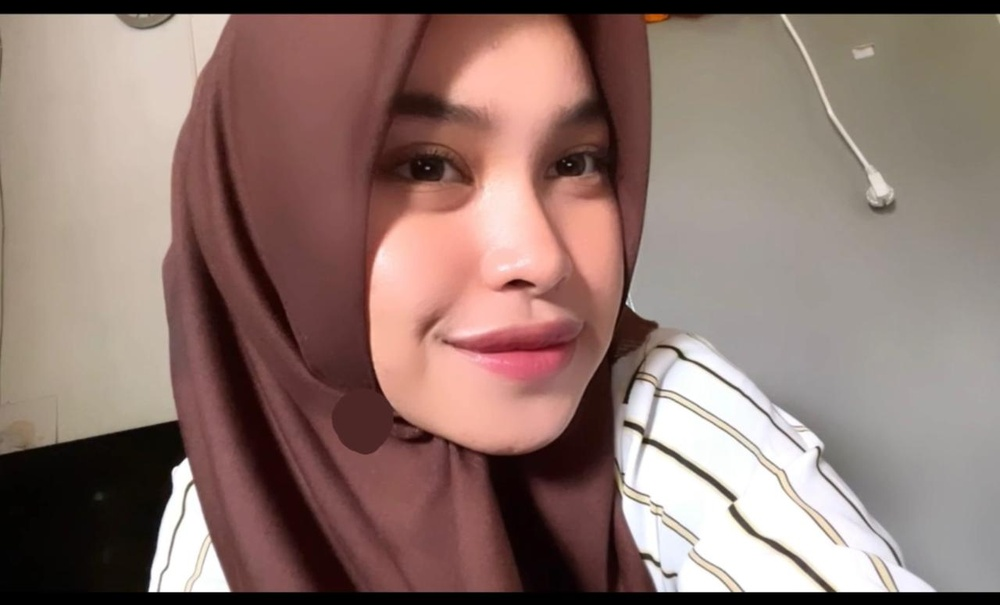
%> input picture UAS PCD dosen raisa/raisa.jpg, 1000 x 605 px, shrunk from 1280 x 775 before the run
$ octave RGB.m   (GNU Octave 9; MATLAB toolbox functions it lacks are replaced by stand-ins)
%> lines starting %> are read from the running program, lines starting %| are printed output that depends on the picture
clear
clc
close all

img = imread('raisa.jpg');
%> img is the input picture: size 605x1000x3 uint8; mean R, G, B 143.1, 118.4, 111.8
R = img(:,:,1);
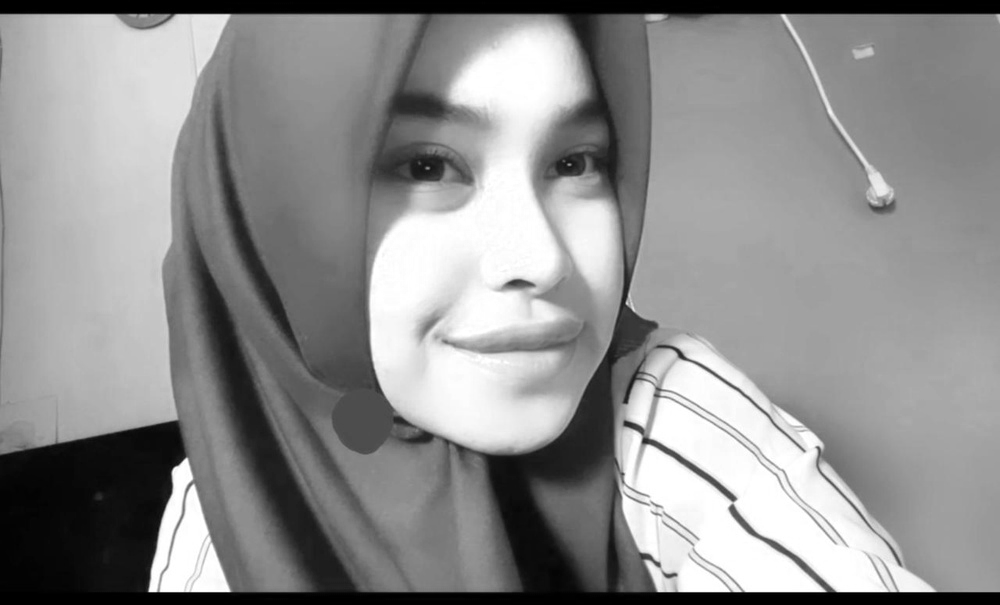
%> R: size 605x1000 uint8; min 0, max 255, mean 143.1
G = img(:,:,2);
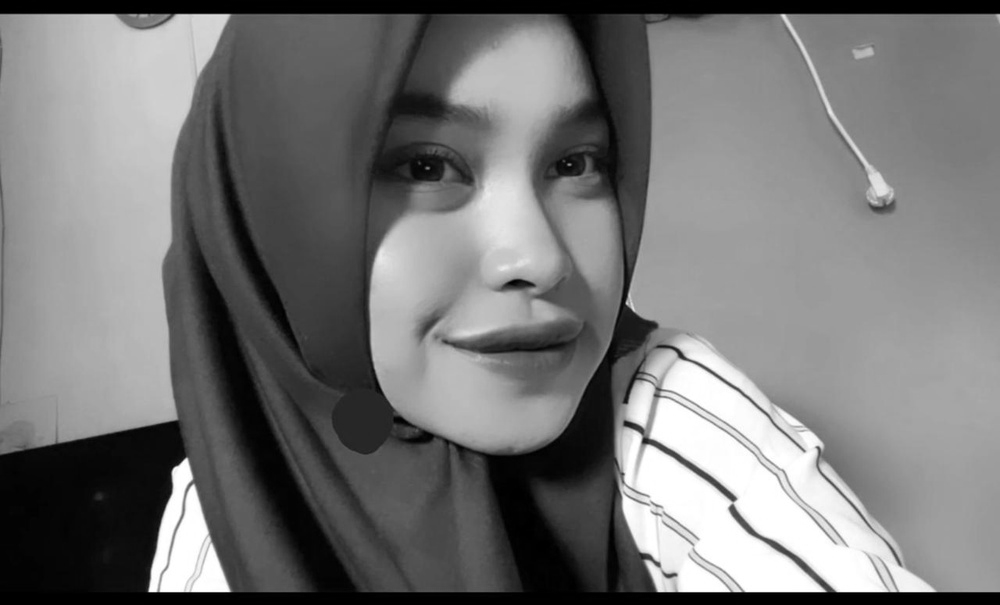
%> G: size 605x1000 uint8; min 0, max 255, mean 118.4
B = img(:,:,3);
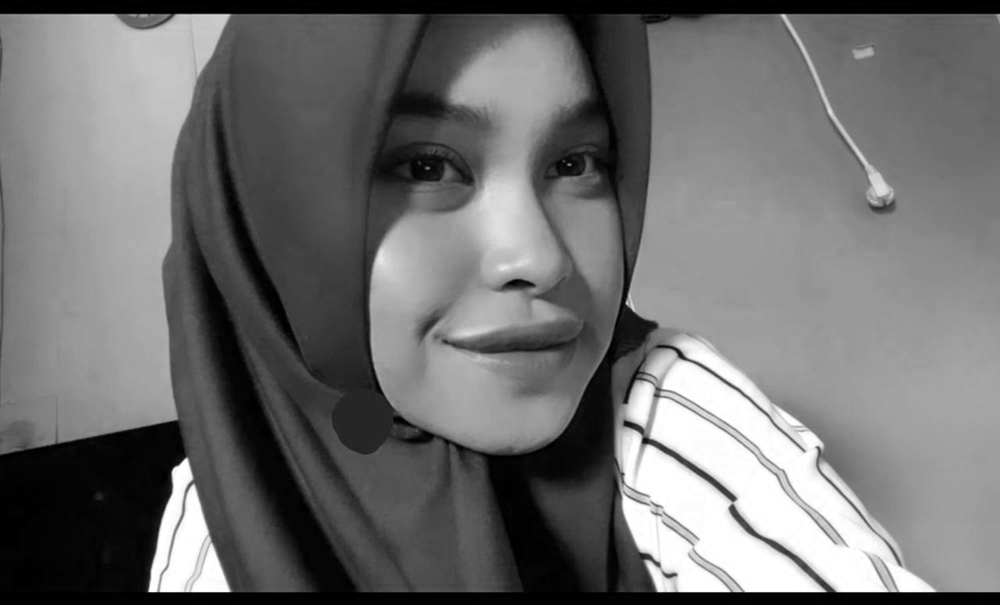
%> B: size 605x1000 uint8; min 0, max 255, mean 111.8

red = cat(3,R,G.*0,B.*0);
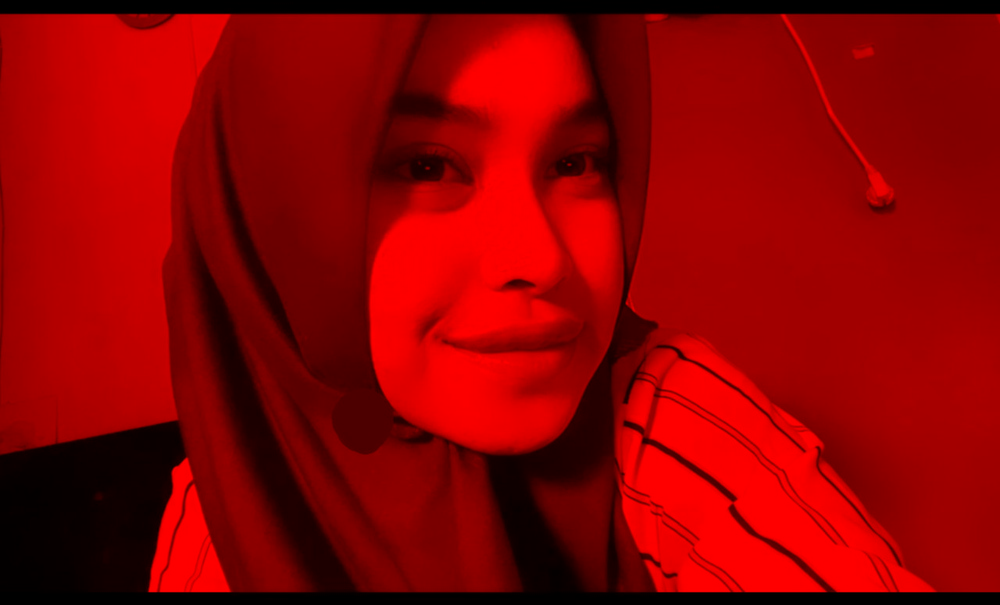
%> red: size 605x1000x3 uint8; mean R, G, B 143.1, 0, 0
green = cat(3,R.*0,G,B.*0);
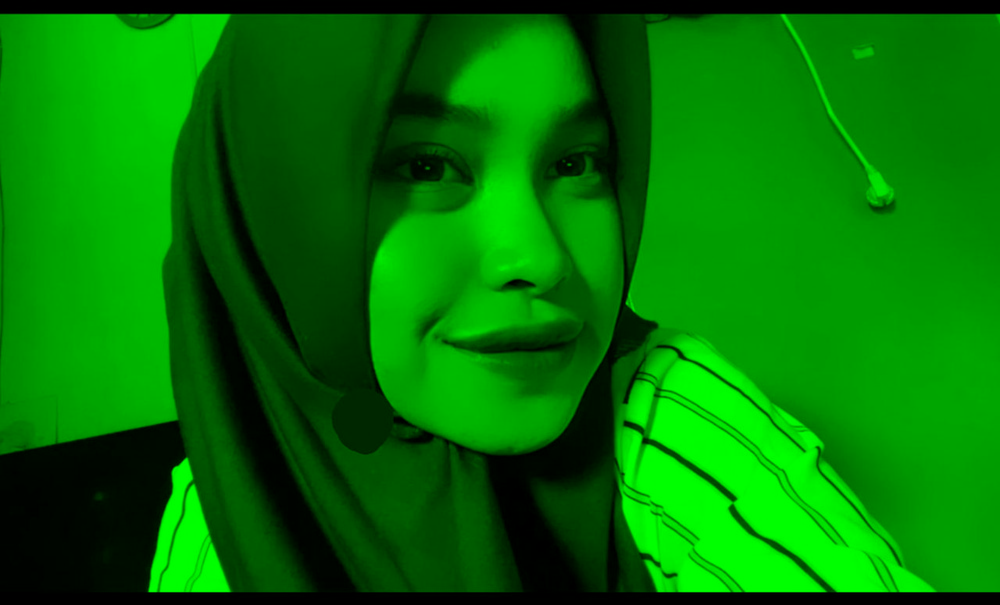
%> green: size 605x1000x3 uint8; mean R, G, B 0, 118.4, 0
blue = cat(3,R.*0,G.*0,B);
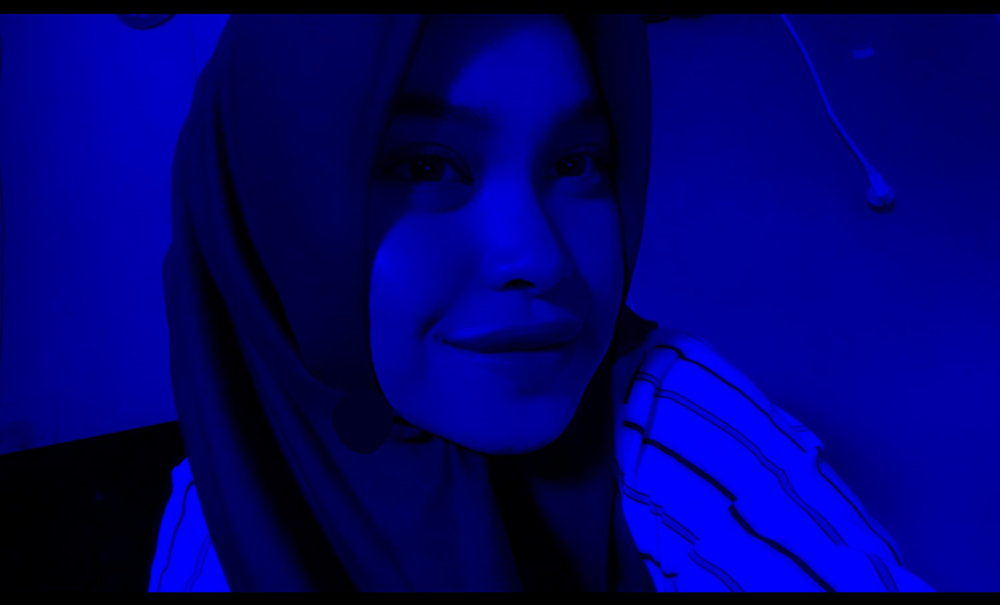
%> blue: size 605x1000x3 uint8; mean R, G, B 0, 0, 111.8

figure,imshow(red);
figure,imshow(green);
figure,imshow(blue);

$ run again, with UAS PCD dosen raisa/raissa2.jpg copied over UAS PCD dosen raisa/raisa.jpg
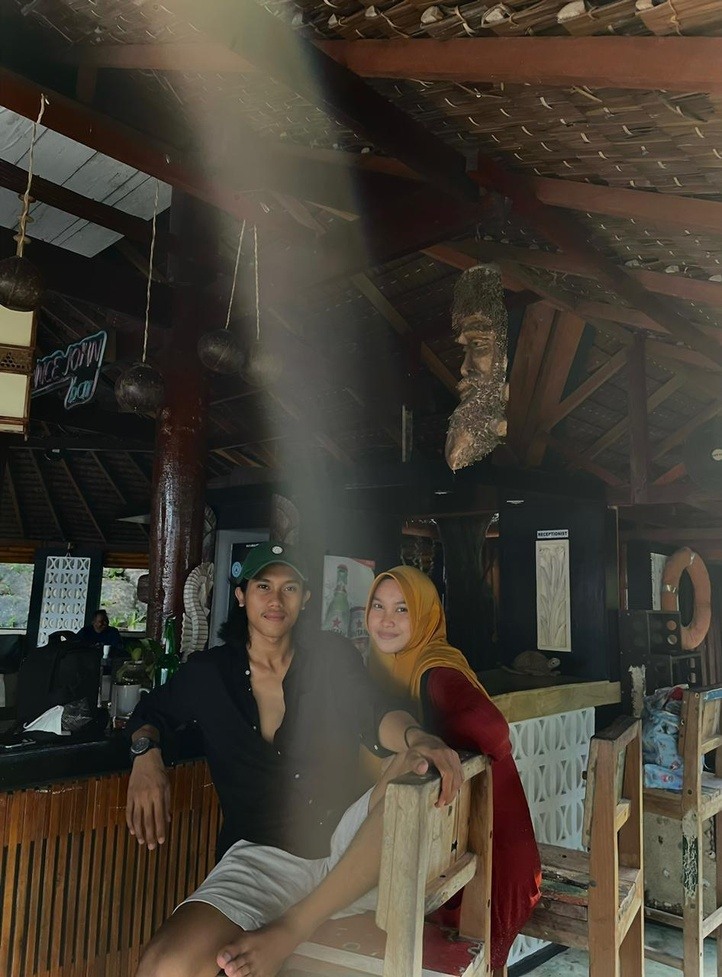
%> input picture UAS PCD dosen raisa/raissa2.jpg, 722 x 977 px, shrunk from 946 x 1280 before the run
%> img is the input picture: size 977x722x3 uint8; mean R, G, B 68, 61.3, 51.2
%> `green = cat(3,R.*0,G,B.*0);`:
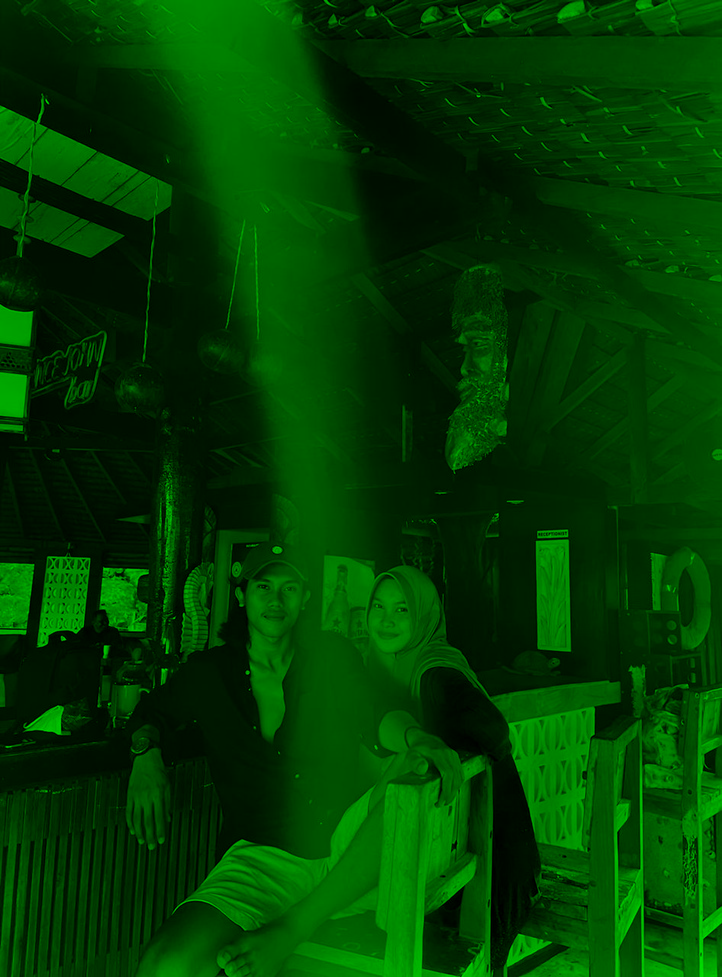
%> green: size 977x722x3 uint8; mean R, G, B 0, 61.3, 0
%> `blue = cat(3,R.*0,G.*0,B);`:
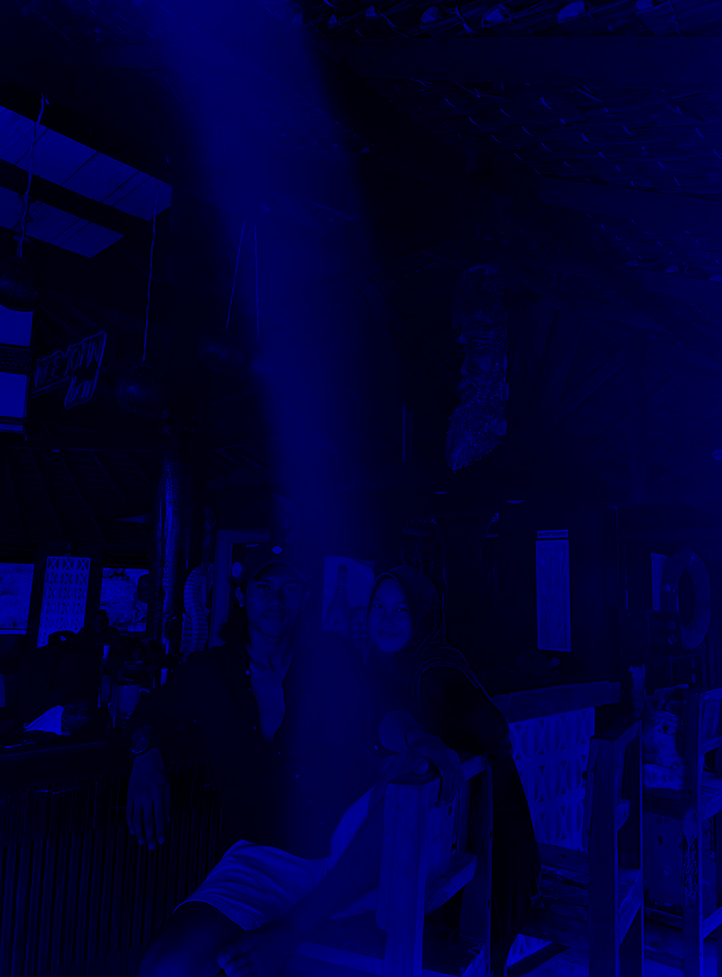
%> blue: size 977x722x3 uint8; mean R, G, B 0, 0, 51.2

$ run again, with UAS PCD dosen raisa/raissaa3.jpeg copied over UAS PCD dosen raisa/raisa.jpg
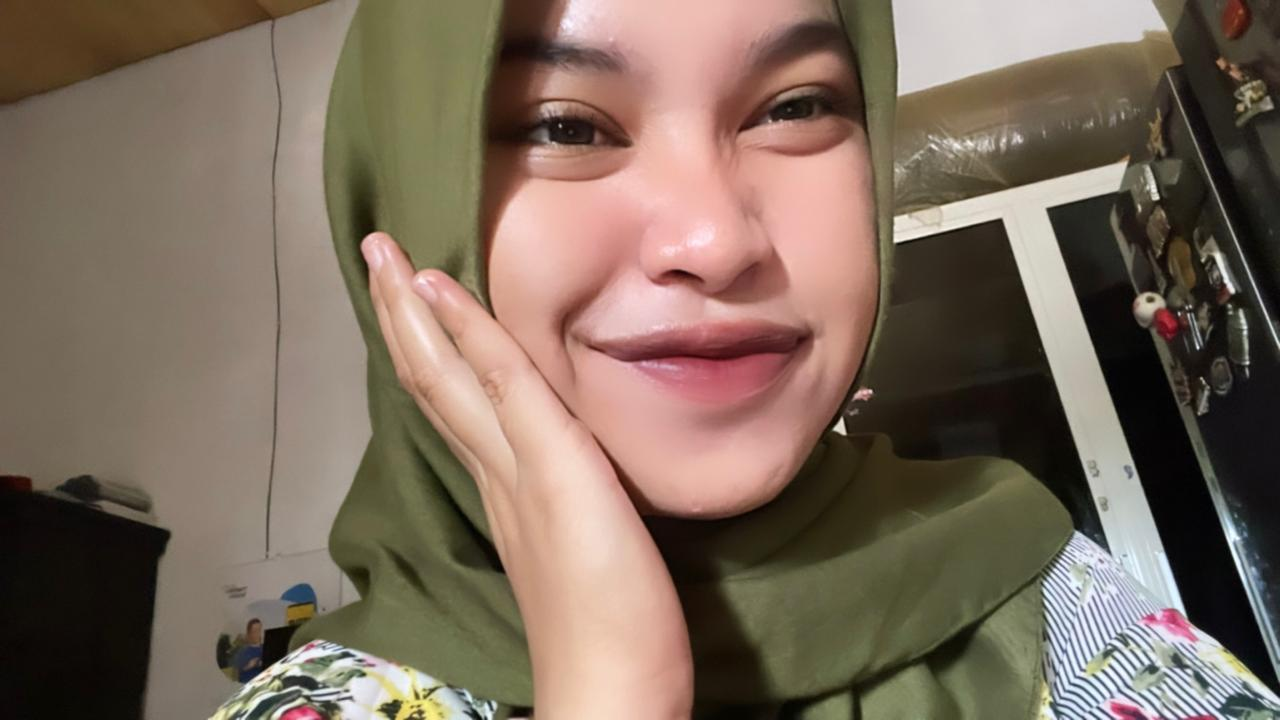
%> input picture UAS PCD dosen raisa/raissaa3.jpeg, 1280 x 720 px
%> img is the input picture: size 720x1280x3 uint8; mean R, G, B 124.5, 107.4, 93
%> `green = cat(3,R.*0,G,B.*0);`:
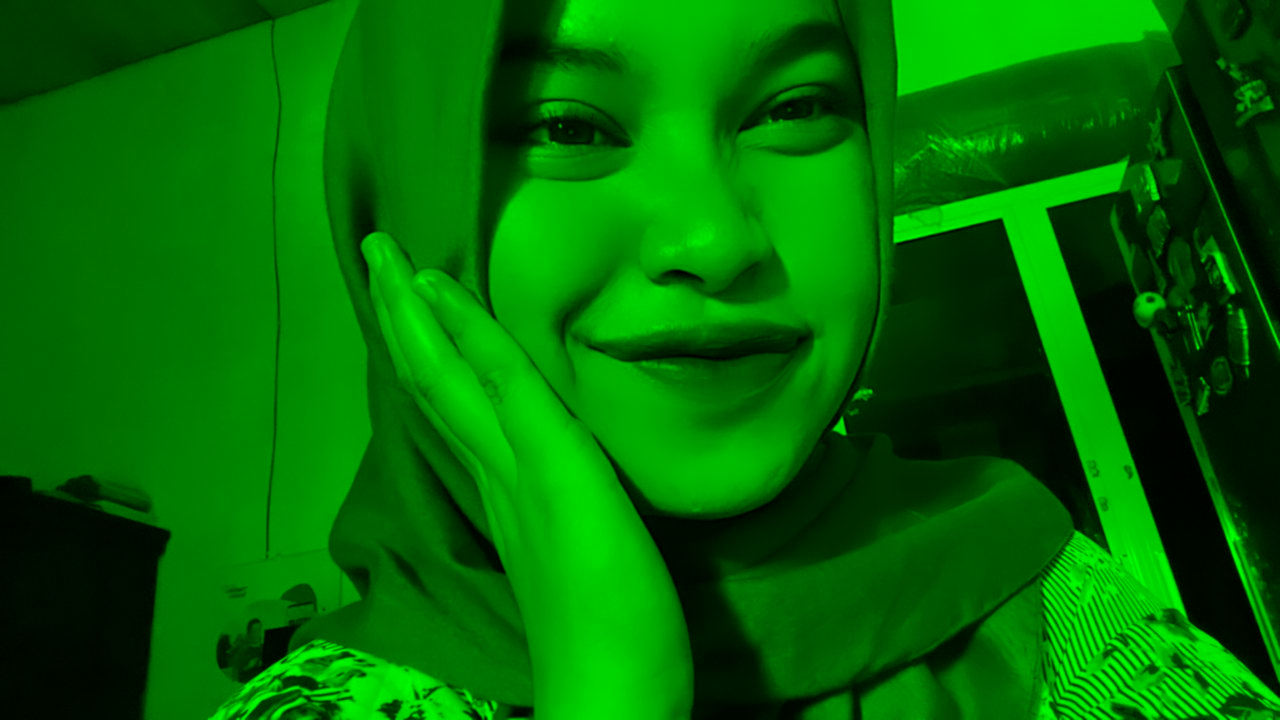
%> green: size 720x1280x3 uint8; mean R, G, B 0, 107.4, 0
%> `blue = cat(3,R.*0,G.*0,B);`:
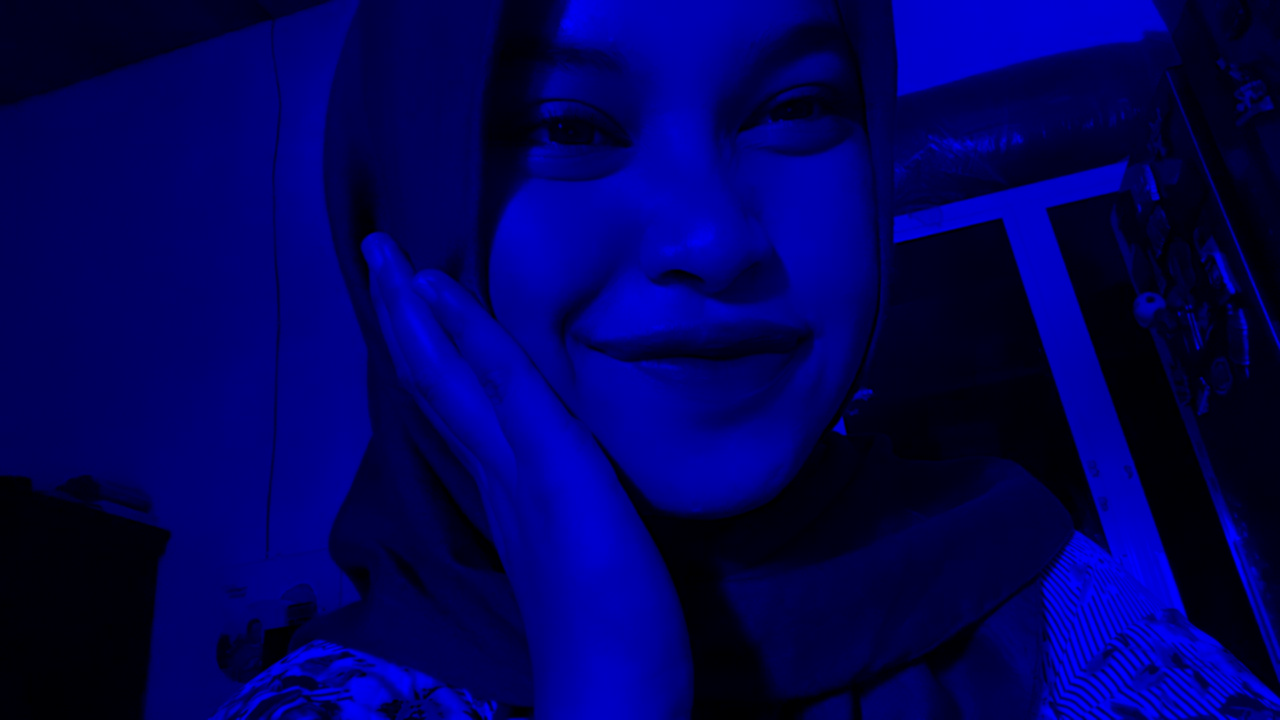
%> blue: size 720x1280x3 uint8; mean R, G, B 0, 0, 93
